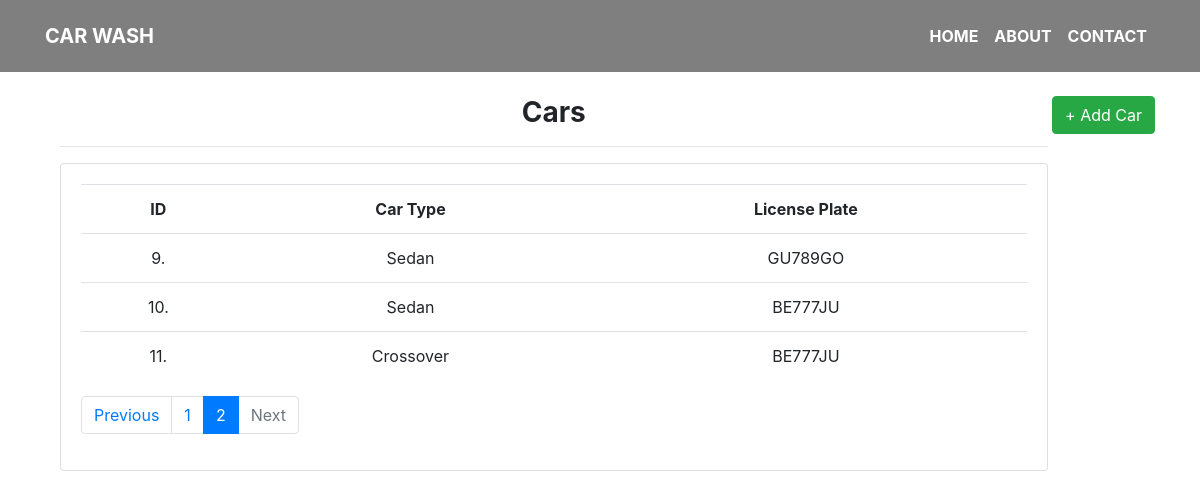
Before: /cars/?page=2 with the older database file.
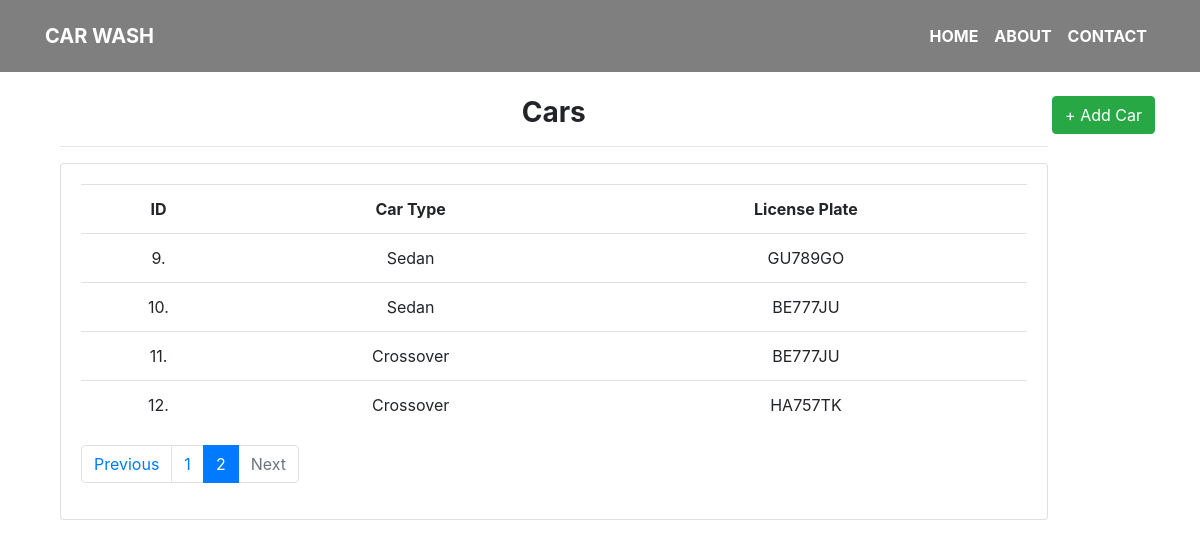
After: the same page with the newer database file.
### car_wash/models.py (models this page shows, shortened)
class Car(models.Model):
    car_type = models.ForeignKey(CarType, on_delete=models.SET_NULL, null=True)
    license_plate = models.CharField(max_length=30, null=False)

class CarType(models.Model):
    name = models.CharField(max_length=50, verbose_name=_('Car-Type'), unique=True)
    price = models.DecimalField(max_digits=4, decimal_places=2)
    def __str__(self):
        return self.name

### car_wash/views.py (the view)
# urls.py: path('cars/', cars_list, name='cars_list'),
def cars_list(request):
    cars = Car.objects.all()
    p = Paginator(cars, 8)
    page_num = request.GET.get('page', 1)
    try:
        page = p.page(page_num)
    except EmptyPage:
        page = p.page(1)
    if page.has_next():
        next_url = f'?page={page.next_page_number()}'
    else:
        next_url = ''
    if page.has_previous():
        prev_url = f'?page={page.previous_page_number()}'
    else:
        prev_url = ''
    return render(request, 'cars.html',
                  {
                      'cars': page,
                      'next_page_url': next_url,
                      'prev_page_url': prev_url
                  })

### car_wash/templates/cars.html
{% extends 'base.html' %}
{% block body %}
{% load static %}
    <br>
    <br>
    <br>
    <br>
<a style='display:inline' class="btn btn-success float-right" href="{% url 'car_wash:add_car' %}" >+ Add Car</a>
<div class="col-md-11">
		<h3><strong>Cars</strong></h3>
		<hr>
		<div class="card card-body">
            <table class="table">
				<tr>
                    <th>ID</th>
                    <th>Car Type</th>
					<th>License Plate</th>
				</tr>
				{% for car in cars %}
					<tr>
                        <td>{{ car.pk }}.</td>
						<td>{{ car.car_type }}</td>
                        <td>{{ car.license_plate }}</td>
					</tr>
				{% endfor %}
			</table>
            <nav aria-label="...">
              <ul class="pagination">
                <li class="page-item {% if not prev_page_url %} disabled {% endif %}">
                        <a class="page-link" href="{{ prev_page_url }}" tabindex="-1">Previous</a>
                </li>
                  {% for i in cars.paginator.page_range %}
                      {% if cars.number == i %}
                          <li class="page-item active">
                            <a class="page-link" href="?page={{ i }}">{{ i }}<span class="sr-only">(current)</span></a>
                          </li>
                      {% elif i > cars.number|add:-3 and i < cars.number|add:3 %}
                          <li class="page-item">
                              <a class="page-link" href="?page={{ i }}">{{ i }}</a>
                          </li>
                      {% endif %}
                  {% endfor %}
                <li class="page-item {% if not next_page_url %} disabled {% endif %}">
                        <a class="page-link" href="{{ next_page_url }}">Next</a>
                </li>
              </ul>
            </nav>
		</div>
	</div>
{% endblock body %}

Changed rows visible on the page:
added Car: pk "12", car_type "Crossover", license_plate "HA757TK"
